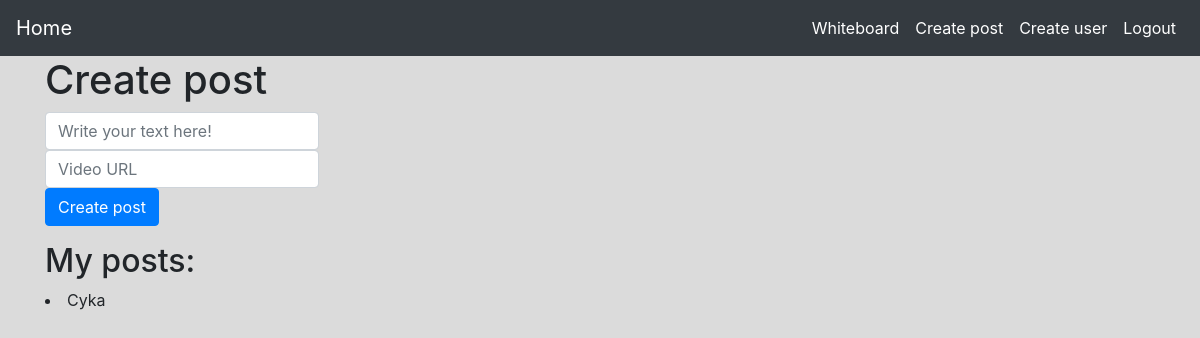
The app's page /create_post (signed in), older data.
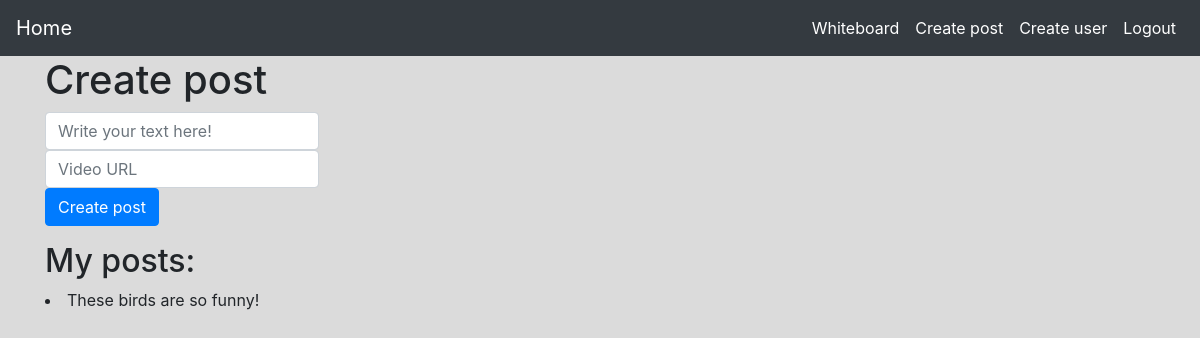
The same page, newer data.
### whiteboard_app/models.py (models this page shows, shortened)
class Post(models.Model):
    user = models.ForeignKey(User, on_delete=models.CASCADE)
    text = models.CharField(max_length=280)
    url = EmbedVideoField(null=True)

### whiteboard_app/views.py (the view)
# urls.py: path('create_post', views.createPost, name='createPost'),
@login_required
def createPost(request):
    if request.method == "POST":
        user = request.user
        text = request.POST['text']
        url = request.POST['url']
        Post.create_post(user, text, url)
        return HttpResponseRedirect(reverse('whiteboard_app:createPost'))
    myPosts = Post.objects.filter(user=request.user)
    context = {
        'myPosts': myPosts
    }
    return render(request, 'whiteboard_app/createPost.html', context)

### whiteboard_app/templates/whiteboard_app/createPost.html (shortened to what this page needs)
{% extends 'whiteboard_app/base.html' %}
{% block content %}
    <h1>Create post</h1>
    <div class="d-flex">
        <form action="{% url 'whiteboard_app:createPost' %}" method="POST">
            <input class="form-control" type="text" name="text" placeholder="Write your text here!" />
            <input class="form-control" type="text" name="url" placeholder="Video URL" />
            <button class="btn btn-primary">Create post</button>
        </form>
    </div>
    <h2>My posts:</h2>
    {% for post in myPosts %}
        <li>{{post.text}}</li>
    {% endfor %}
{% endblock %}

### whiteboard_app/templates/whiteboard_app/base.html (shortened to what this page needs)
{% load bootstrap4 %}
{% bootstrap_css %}
<!DOCTYPE html>
<html lang="en">
<head>
</head>
<body style="background: rgb(219, 219, 219);">
    <nav class="navbar bg-dark navbar-dark navbar-expand-md">
        <a class="navbar-brand" href="{% url 'whiteboard_app:index' %}">Home</a>
        <ul class="navbar-nav mr-auto">
        {% if user.is_authenticated %}
            <li class="nav-item"><a class="nav-link text-white" href="{% url 'whiteboard_app:index' %}">Whiteboard</a></li>
            <li class="nav-item"><a class="nav-link text-white" href="{% url 'whiteboard_app:createPost' %}">Create post</a></li>
            <li class="nav-item"><a class="nav-link text-white" href="{% url 'whiteboard_app:createUser' %}">Create user</a></li>
            <li class="nav-item"><a class="nav-link text-white" href="{% url 'login_app:logout' %}">Logout</a></li>
        {% else %}
            <li class="nav-item"><a class="nav-link text-white" href="{% url 'login_app:login' %}">Login</a></li>
        {% endif %}
        </ul>
    </nav>
    <div class="container">
    {% block content %}
    {% endblock %}
    </div>
</body>
</html>

Row changes from the older to the newer data that the page shows:
removed Post: text "Cyka"
added Post: text "These birds are so funny!"
